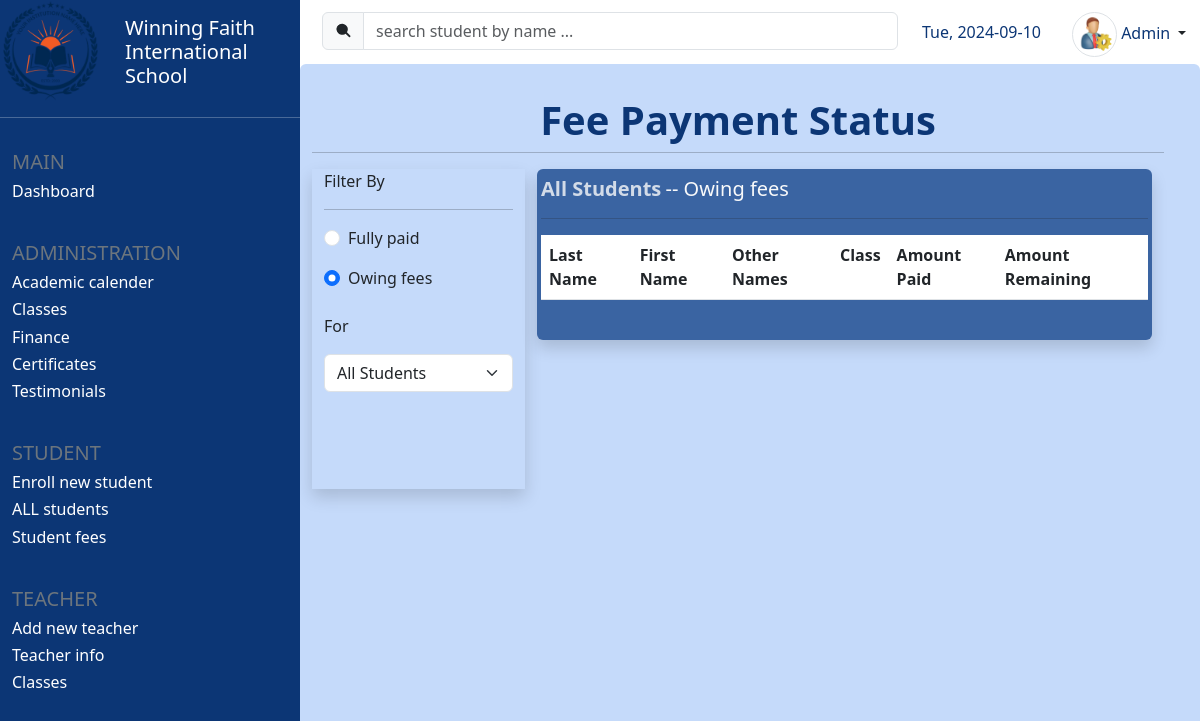
Before: /student_fees (signed in) with the older database file.
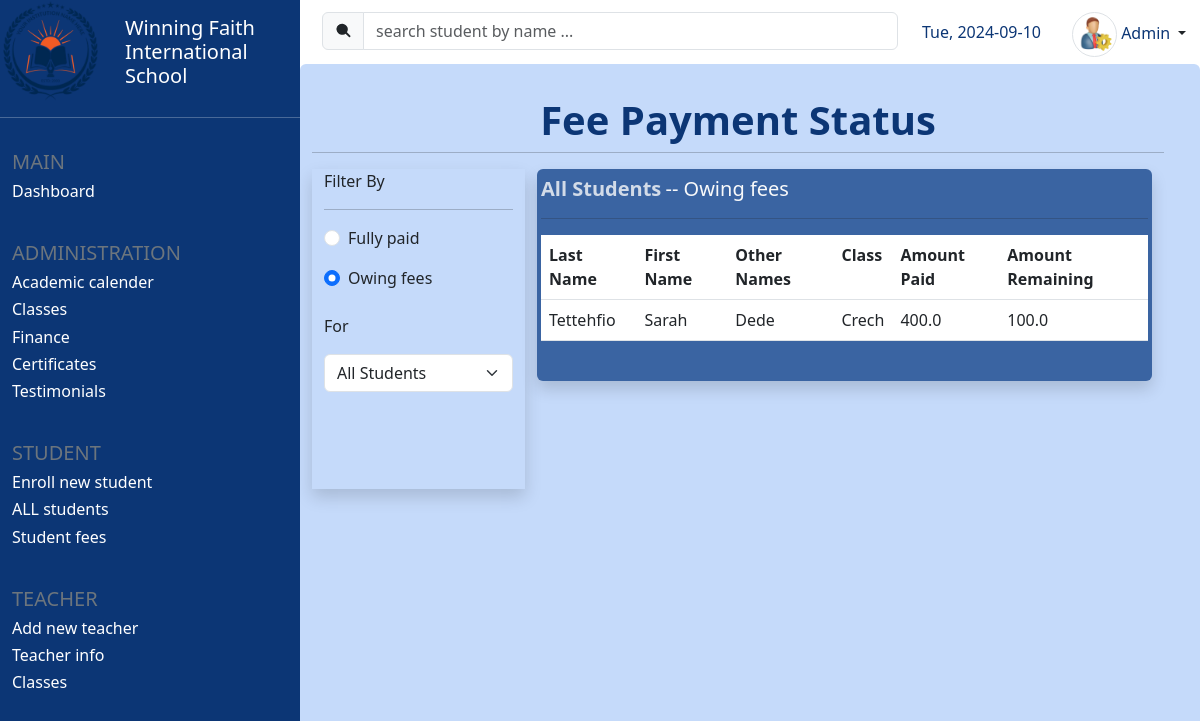
After: the same page with the newer database file.
### core/models.py (models this page shows, shortened)
class Student(models.Model):
    fname = models.CharField(max_length=25)
    lname = models.CharField(max_length=25)
    other_names = models.CharField(max_length=100, blank=True)
    full_name = models.CharField(max_length = 100, editable=False)
    guardian_full_name = models.CharField(max_length=255)
    guardian_phone_number = models.IntegerField()
    guardian_relation = models.CharField(max_length=25)
    fees_paid = models.FloatField()
    fees_rem = models.FloatField(default=0.0)
    is_owing = models.BooleanField(default=False)
    date_enrolled = models.DateField(default=datetime.now)
    classroom = models.ForeignKey('Classroom', to_field='name', on_delete=models.PROTECT)

class Classroom(models.Model):
    name = models.CharField(max_length=25, unique=True)
    num_of_students = models.IntegerField(blank = True, default=0)
    category = models.CharField(max_length=25, choices=category_choices)
    def __str__(self):
        return f'{self.name}'

### core/views.py (the view)
# urls.py: path('student_fees', views.student_fees, name='student_fees'),
@login_required(login_url='login')
def student_fees(request):
    classrooms = Classroom.objects.all()
    students = Student.objects.all()
    students_owing_fees = Student.objects.filter(is_owing=True).order_by('lname', 'fname')
    context = {
        'classrooms': classrooms,
        'students': students,
        'students_owing': students_owing_fees
    }
    return render(request, 'student_fees.html', context)

### templates/student_fees.html (shortened to what this page needs)
{% extends 'index.html' %}
{% load static %}
{% block content %}
<div class="container-fluid row home w-100 mt-3 pb-3 ">
    <div class="container h-100">
        <div class="row mt-3 h-100">
            <h3 id="header" class="display-6 text-center fw-bold blue-text">Fee Payment Status</h3><hr>
            <div class="col col-lg-3 shadow" style="height: 20rem;">
                <form action="student_fees" method="POST" class="form">
                    Filter By<hr>
                    <div class="form-check my-3">
                        <input class="form-check-input" type="radio" name="displayBy" id="fullyPaid" value=" -- Fully paid">
                        <label class="form-check-label" for="fullyPaid">
                          Fully paid
                        </label>
                    </div>
                    <div class="form-check">
                        <input class="form-check-input" type="radio" name="displayBy" id="owingFees" checked value=" -- Owing fees">
                        <label class="form-check-label" for="owingFees">
                          Owing fees
                        </label>
                    </div>
                    <div class="mt-4 pb-4">
                        <p>For</p>
                        <select name="class_select" id="class_select" class="form-select">
                            <option value="All Students" selected>All Students</option>
                        </select>
                    </div>
                </form>
            </div>
            <div class="col col-lg-9">
                <div class="shadow pt-2 rounded px-1 pb-4" style="background-color: #3a64a2; max-height: 34rem; overflow-y: auto; margin-bottom: 18px;">
                    <h5 id="displayClass"  class="d-inline fw-bold text-light text-center" style="opacity: 0.8;">All Students</h5>
                    <span><h5 id="displayFilter" class="d-inline text-light"> -- Owing fees</h5></span><hr>
                    <div class="w-100 text-light" style="overflow-x: auto;">
                        <table class="table text-white fw-light">
                            <tr>
                                <th>Last Name</th>
                                <th>First Name</th>
                                <th>Other Names</th>
                                <th>Class</th>
                                <th>Amount Paid</th>
                                <th>Amount Remaining</th>
                            </tr>
                            {% for student in students_owing %}
                                <tr>
                                    <td>{{student.lname}}</td>
                                    <td>{{student.fname}}</td>
                                    <td>{{student.other_names}}</td>
                                    <td>{{student.classroom}}</td>
                                    <td>{{student.fees_paid}}</td>
                                    <td>{{student.fees_rem}}</td>
                                </tr>
                            {% endfor %}
                        </table>
                    </div>
                </div>
            </div>
        </div>
    </div>
</div>
{% endblock %}

Changed rows visible on the page:
added Student: lname "Tettehfio", fname "Sarah", other_names "Dede", classroom "Crech", fees_paid "400.0", fees_rem "100.0"
